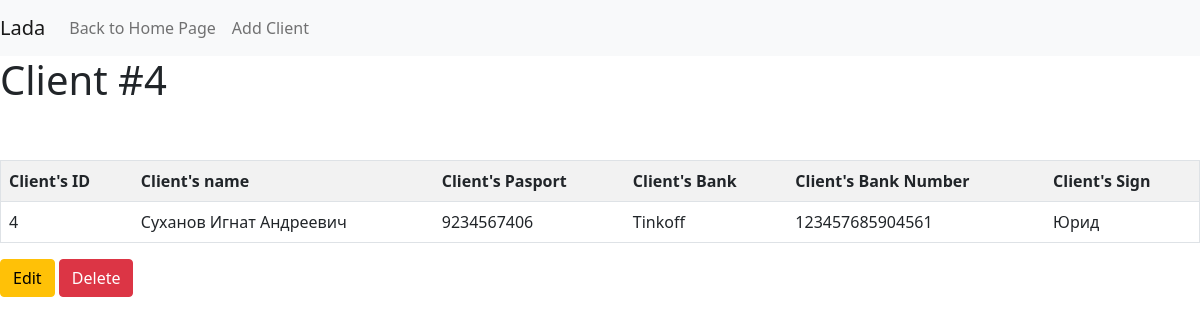
Page /clients/4/ on the committed database.
### main/models.py (models this page shows, shortened)
class Client(models.Model):
    fullname = models.CharField(
        verbose_name = 'ПолноеИмя',
        max_length = 50,
        null = False,
        blank = False,
        default = '',
    )
    passport = models.CharField(
        verbose_name = 'Паспорт',
        max_length = 10,
        null = False,
        blank = False,
        default = '',
    )
    bankname = models.CharField(
        verbose_name = 'Банк',
        max_length = 25,
        null = False,
        blank = False,
        default = '',
    )
    banknumber = models.CharField(
        verbose_name = 'БанковскийСчёт',
        max_length = 20,
        null = False,
        blank = False,
        default = '',
    )
    sign = models.CharField(
        verbose_name = 'ЮридическийПризнак',
        max_length = 10,
        null = False,
        blank = False,
        default = '',
    )
    def get_update_url(self):
	    return reverse('client_edit_url', kwargs = {'id': self.id})
    def get_delete_url(self):
        return reverse('client_delete_url', kwargs = {'id':self.id})
    class Meta:
        verbose_name = 'Клиент'
        verbose_name_plural = 'Клиенты'

### main/views.py (the view)
# urls.py: path('clients/<int:id>/',     views.ClientDetails.as_view(),     name = 'client_details_url'),
class ClientDetails(View):
    def get(self,request,id):
        client = Client.objects.get(id = id)
        return render(request, 'client/client-details.html', context={'client':client})

### main/templates/client/client-details.html (shortened to what this page needs)
<!DOCTYPE HTML>
<html>
<head>
    <link href="https://cdn.jsdelivr.net/npm/bootstrap@5.0.0-beta3/dist/css/bootstrap.min.css" rel="stylesheet">
</head>
<body>
<nav class="navbar navbar-expand-lg navbar-light bg-light">
    <a class="navbar-brand" >Lada</a>
    <div class="collapse navbar-collapse" id="navbarSupportedContent">
        <ul class="navbar-nav mr-auto">
            <li class="nav-item">
                <a class="nav-link" href="/">Back to Home Page</a>
            </li>
            <li class="nav-item">
                <a class="nav-link" href="/clients/add">Add Client</a>
            </li>
        </ul>
    </div>
</nav>
<h1>Client #{{client.id}}</h1>
<br></br>
<table border="1" class="table table-striped">
    <tr>
        <th>Client's ID</th>
        <th>Client's name</th>
        <th>Client's Pasport</th>
        <th>Client's Bank</th>
        <th>Client's Bank Number</th>
        <th>Client's Sign</th>
    </tr>
    <tr>
        <td>{{client.id}}</td>
        <td>{{client.fullname}}</td>
        <td>{{client.passport}}</td>
        <td>{{client.bankname}}</td>
        <td>{{client.banknumber}}</td>
        <td>{{client.sign}}</td>
    </tr>
</table>
<a href="{{client.get_update_url}}" type="button" class="btn btn-warning">Edit</a>
<a href="{{client.get_delete_url}}" type="button" class="btn btn-danger">Delete</a>
</body>
</html>

### rows in the picture
Client: id "4", fullname "Суханов Игнат Андреевич", passport "9234567406", bankname "Tinkoff", banknumber "123457685904561", sign "Юрид"
